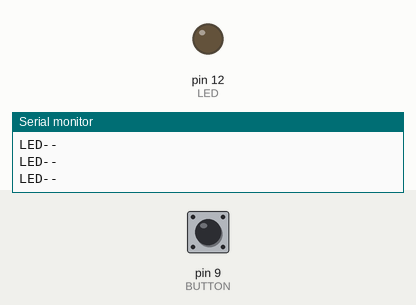
This sketch was run on a simulated Arduino Uno, built with avr-gcc and run on an emulated ATmega328P. On the bench: output pins drawn as LEDs (lit = HIGH), the last lines printed to the serial monitor. Inputs (shaded band) come from the test bench; at power-on: pin 9 (BUTTON) LOW.

Above: at 1.2 s.
1.3 s: pin 9 (BUTTON) pulled HIGH for 0.15 s
At 1.38 s:
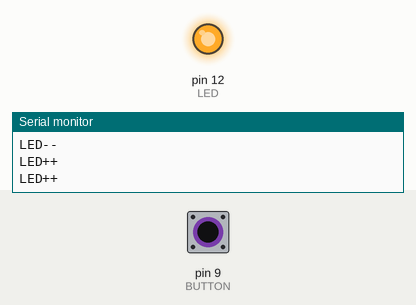
2.9 s: pin 9 (BUTTON) pulled HIGH for 3.2 s
At 7.5 s:
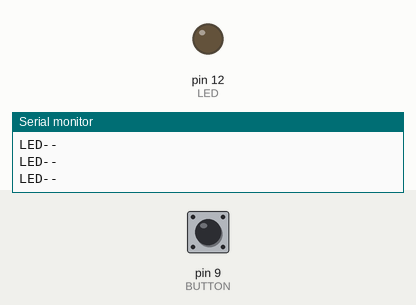
Timing chart, 0 to 9.0 s (numbered marks = the images above; inputs shaded):
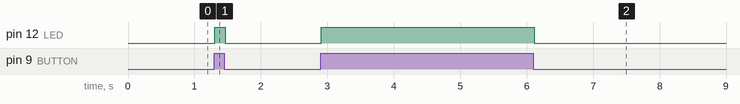

Measured:
- after the input at 1.3 s, pin 12 (LED): LOW → HIGH at once, → LOW 0.15 s later
- after the input at 2.9 s, pin 12 (LED): LOW → HIGH at once, → LOW 3.2 s later

The sketch:

Led_on_With_button.ino
```cpp
const int LED = 12;
const int BUTTON = 9;
int buttonState = 0;
void setup() {
  Serial.begin(9600);
  pinMode(LED, OUTPUT);
  pinMode(BUTTON, INPUT);
}

void loop() {
  buttonState = digitalRead(BUTTON);
  if (buttonState == HIGH) {
    Serial.println("LED++");
    digitalWrite(LED, HIGH);
  }
  else {
    Serial.println("LED--");
    digitalWrite(LED, LOW);
  }
}
```
